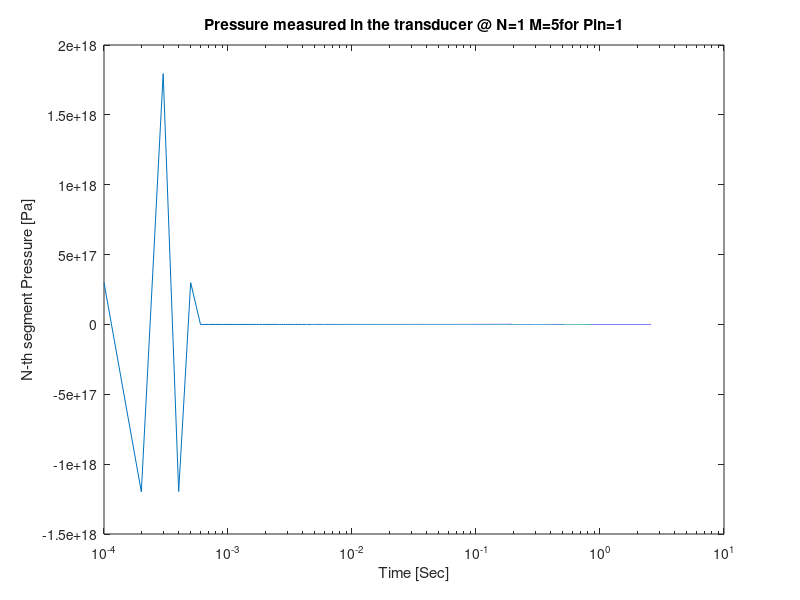
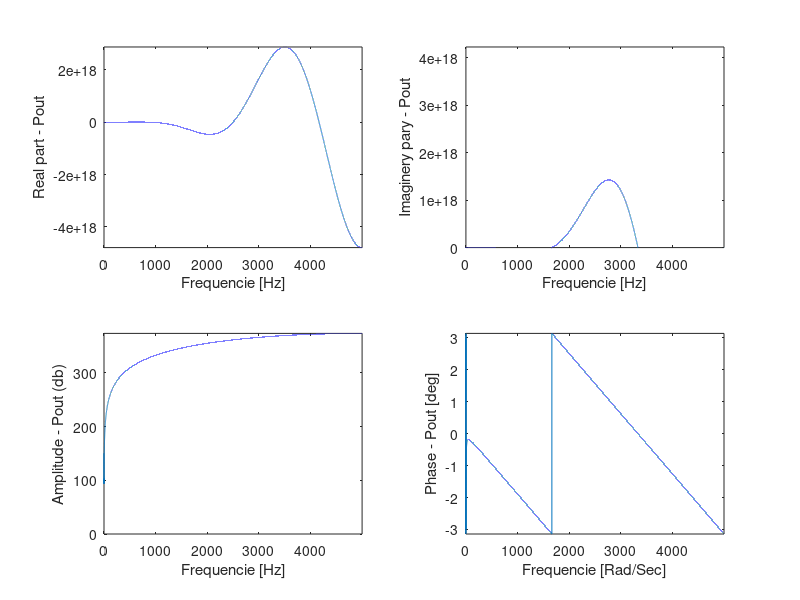
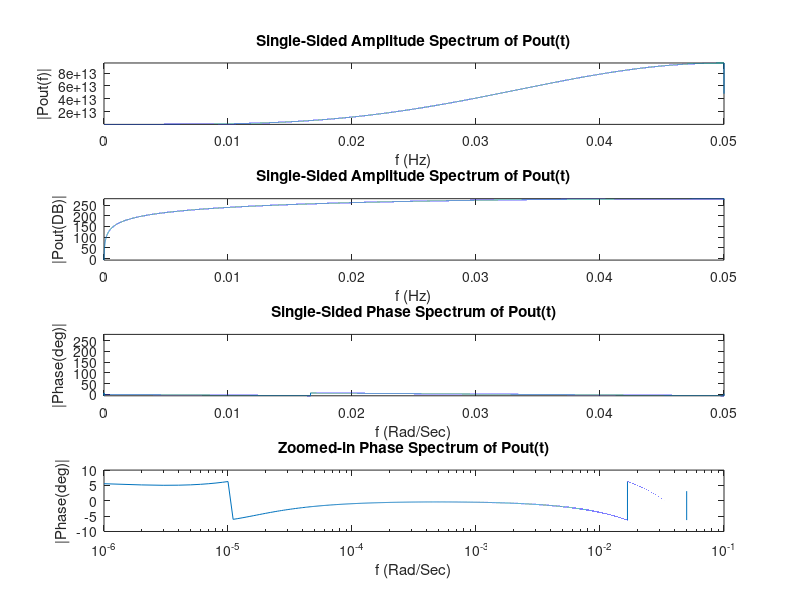

MATLAB code for these plots, in order:
%function [] = TubeTransducerModeling(N,M,Nloop)
%Collected model for a pressure transducer
%By: Gil Abir Cavalero & Meital Cohen-Adiv

%purpose: modeling a long thick tube with a thin tube connected to a pressure transducer
%         and compare different amount of N,M segments to indicate the performance of a
%         concatenated model of N tube segments, over a collected model of a tube:

%the model: Pin-|--/\/\/\--SSS--|-/\/\/\--SSS----...--/\/\/\--SSS-|-Pout
%               |               |                |                | 
%               |_______________|________________|..._____________|
%-------------------------------------------------------------------------

%define parameters:

%fluid vesocity of water
u=(0.8)*((10)^(-3)); %N*S/m^2 
%fluid density of water
d=1*10^3; %kg/m^3
%parameters for the tubes:
%_s for thin tube, _b for thick tube
%inner radius
ri_s=7*10^(-4); %m
ri_b=1.2*(10^(-3)); %m
%tube wall thickness
h_s=3*(10^(-4)); %m
h_b=6*(10^(-4)); %m
%length of tube
l_s=3.2*(10^(-2)); %m
l_b=0.6; %m
%elasticity coefficien
E_s=26*10^6; %N/m^2
E_b=11*10^6; %N/m^2

%segments for thick tube:
%Thick Tube compliance is Cb - For N segments - normal tube
Cb=(1.5*l_b*(ri_b^3))/(h_b*E_b);
%and resistance of
Rb = (8*l_b*u)/(pi*(ri_b^4));
%Fluid inertia is L
Lb=(d*l_b)/(pi*(ri_b)^2);


%final segment which represents thin tube with a sensor, will have a
%compliance of CN
%compliance for the transducer
Csensor=1*(10^(-12)); %m^5/N
%compliance for the thin tube
Cthintube = (1.5*l_s*(ri_s^3))/(h_s*E_s);
%total compliance of N segment (two parallel capacitors)
CM = ((Csensor)+(Cb));
%and resistance of
Rs = (8*l_s*u)/(pi*(ri_s^4));
%Fluid inertia is L
Ls=(d*l_s)/(pi*(ri_s)^2);

N=1;
M=5;
%set values for circuit simulation proccess:
%run the model for T time
T=10;
%in time steps of
dt=0.0001;
%excitation of the circuit with a step wave / Pressure inlet 
Pin=1; %Pa

%set matrix: rows represents time domain and columns represnt the n segment of
%in the model above
P=zeros((T/dt),N+M+1);
Q=zeros((T/dt),N+M+1);

%initialization stage:

%stimulate the circuit with a step for the voltage (Pressure-inlet
%modeling)
P(:,1)=Pin;
P(1,3)=0;
%state that we stimulate with zero current (flow modeling) excitation for the initial flow 
Q(:,:)=0;
if N==1 && M ==1 %Model mekubatz
    Qm=zeros(T/dt,2);
    for t=2:(T/dt)
        P(t,2) = Pin-((Rs+Rb)*Qm(t))-((Ls+Lb)*(Qm(t))-Qm(t-1))/dt;
        Qm(t) = (CM*((P(t,2))-P(t-1,2))/dt);
    end
    Pout = (P(:,2));
    lengthPout=length(Pout);
    time=(0:(T/(length(Pout)-1)):10);  
    logtime=log10(time+1);
    figure;
    semilogx(time,Pout)
    hold on
    xlabel('Time [Sec]')
    ylabel('Censor Pressure [Pa]')
    title(['Pressure measured in the transducer | Collected Model @ N=' num2str(N) ' M=' num2str(M)])
    figure(2)
    subplot(211)
    Fr=1/T;
    t=(0:length(Pout)-1)*T;
    Y=fft(Pout);
    P2 = abs(Y/length(Pout)-1);
    %focus on positive side of X-plane (sumetric to negetive)
    P1 = P2(1:lengthPout/2+1);
    P1(2:end-1) = 2*(P1(2:end-1));
    f= Fr*(0:(length(Pout)/2))/length(Pout);
    semilogx(f,P1)
    %plot(f,P1)
    title('Single-Sided Amplitude Spectrum of Pout(t)')
    xlabel('f (Hz)')
    ylabel('|Pout(f)|')
    %axis([0 max(f) min(P1) max(P1)])
    subplot(212)
    P1db=20*log10(abs(P1));
    semilogx(f,P1db)
    %plot(f,P1db)
    title('Single-Sided Amplitude Spectrum of Pout(t)')
    xlabel('f (Hz)')
    ylabel('|Pout(DB)|')
    %axis([0 max(f) min(P1db) max(P1db)])
    
    %as reference:
    syms s
    V=(1/(Lb+Ls)*CM)/((s^2)+((Rb+Rs)/((Lb+Ls))*s)+(1/(Lb+Ls)*CM));
    ilaplace(V);
    simplify(ilaplace(V));
    s=tf('s');
	H=(1/(Lb+Ls)*CM)/((s^2)+((Rb+Rs)/((Lb+Ls))*s)+(1/(Lb+Ls)*CM));
    figure(3)
    impulse(H);
    figure(4)
    bode(H);
else

    %Circuit is running:
    %start running on time-domain (i.e. lets build the columns of P & Q)
    for t=2:(T/dt)
        %KVL KCL on segment 1 of the model - step wave excitation (for all t,

        %segment 1 pressure is value Pi=1)
        %%P(t,1)=Pin;
        %%Q(t,1) = Q(t,1)-(Cthintube*((P(t,1))-P(t-1,1))/dt);
        %%P(t,1) = P(t,1)-(Rb*Q(t,1))-(Lb*((Q(t,1)-Q(t-1,1))/dt));

        %for each time step in the time domain, lets set values on all the
        %segments (i.e. lets build the rows of P & Q) - KVL & KCL for i-th segment
         %first part - thin tube
            for i=2:N
                P(t,i) = P(t,i-1)-(Rs*Q(t,i-1))-(Ls*(Q(t,i-1))-Q(t-1,i-1))/dt;
                Q(t,i) = Q(t,i-1)-(Cthintube*((P(t,i))-P(t-1,i))/dt);
            end
         %second part - thick tube
            for i=N+1:N+M
                P(t,i) = P(t,i-1)-(Rb*Q(t,i-1))-(Lb*(Q(t,i-1))-Q(t-1,i-1))/dt;
                Q(t,i) = Q(t,i-1)-(Cb*((P(t,i))-P(t-1,i))/dt);
            end
         %deal with Segment M seperatly, with his own Capacitor (thick last segment parallel to transducer).
            P(t,N+M+1) = P(t,N+M)-(Rb*Q(t,N+M))-(Lb*(Q(t,N+M))-Q(t-1,N+M))/dt;
            Q(t,N+M+1) = Q(t,N+M)-(CM*((P(t,N+M+1))-P(t-1,N+M+1))/dt);
    end


    Pout = (P(:,N+M+1))';
    %plotting and proccessing:
    %---------------------------
        %plot step response as function of N

    lengthPout=length(Pout);
    time=(0:(T/(length(Pout)-1)):10);  
    logtime=log10(time+1);
    figure;
    semilogx(time,Pout)
    hold on
    xlabel('Time [Sec]')
    ylabel('N-th segment Pressure [Pa]')
    title(['Pressure measured in the transducer @ N=' num2str(N) ' M=' num2str(M) 'for Pin=' num2str(Pin)])
    %zoom in on the steady state:
    %axis([0 0.001 min(Pout) max(Pout)])

        %...add more plotting here...

        %plot step response in frequencey domain as function of N

    %For Length of Pout equispaced points of Pout sampled at Fs Hz
    %(Square brackets indicate continuous time and frequency functions, Round brackets indicate discrete time and frequency functions):

    Fs=lengthPout/T; % Time sample rate, spaced by dt
    t = dt*(0:lengthPout-1); % Sampling times t(n) = dt*(n-1), n = 1:(N+M).
    %Pout(1:lengthPout)  Sampled function values x(n) = x[t = t(n)]
    T = (lengthPout)*dt; % Period of periodic reconstruction poutr =ifft(fft(pout))
                         % i.e., xr(n+N) = xr(n) corresponding to xr[t+T] = xr[t]
    Poutfft = fft(Pout); % Discrete Fourier Transform of Pout
    df = Fs/(lengthPout); % Frequency sample spacing (df = 1/T)
    f = df*(0:lengthPout-1); % Sampled frequencies f(n) = df*(n-1), n = 1:lengthPout.
    Poutfft(1:(lengthPout)); % Transform function values X(n) = X[f = f(n)]
    Fs = lengthPout*dt; % Transform period (i.e., X[f+Fs] = X(f);
                          % corresponding to X(n+lengthPout) = X(n);
    Poutb = fftshift(Poutfft); % Bipolar frequency version defined over
    fb = f-df*ceil((lengthPout-1)/2); % fb = df*[-(N+M+1)/2 : (lengthPout)/2-1] for (N+M+1) even
                                      % fb = df*[-(N+M+1)/2 : (lengthPout-1)/2]

    figure(2)
    subplot(221)
    plot(fb,real(Poutb))
    xlabel('Frequencie [Hz]')
    ylabel('Real part - Pout')
    axis([0 max(fb) min(real(Poutb)) max(real(Poutb))])
    subplot(222)
    plot(fb,imag(Poutb))
    xlabel('Frequencie [Hz]')
    ylabel('Imaginery pary - Pout')
    axis([0 max(fb) 0 max(imag(Poutb))])
    subplot(223)
    PoutbDB = 20*log10(abs(Poutb));
    plot(fb,PoutbDB)
    xlabel('Frequencie [Hz]')
    ylabel('Amplitude - Pout (db)')
    axis([0 max(fb) 0 max(PoutbDB)])
    subplot(224)
    plot(fb,angle(Poutb))
    xlabel('Frequencie [Rad/Sec]')
    ylabel('Phase - Pout [deg]')
    axis([0 max(fb) min(angle(Poutb)) max(angle(Poutb))])
    hold on

         %lets try in another way

    figure(3)
    subplot(411)
    Fr=1/T;
    t=(0:lengthPout-1)*T;
    Y=fft(Pout);
    P2 = abs(Y/lengthPout-1);
    %focus on positive side of X-plane (sumetric to negetive)
    P1 = P2(1:lengthPout/2+1);
    P1(2:end-1) = 2*(P1(2:end-1));
    f= Fr*(0:(lengthPout/2))/lengthPout;
    plot(f,P1)
    title('Single-Sided Amplitude Spectrum of Pout(t)')
    xlabel('f (Hz)')
    ylabel('|Pout(f)|')
    axis([0 max(f) min(P1) max(P1)])
    subplot(412)
    P1db=20*log10(abs(P1));
    plot(f,P1db)
    title('Single-Sided Amplitude Spectrum of Pout(t)')
    xlabel('f (Hz)')
    ylabel('|Pout(DB)|')
    axis([0 max(f) min(P1db) max(P1db)])
    subplot(413)
    P4 = angle(Y/lengthPout-1);
    P3 = P4(1:lengthPout/2+1);
    P3(2:end-1) = 2*(P3(2:end-1));
    plot(f,P3)
    title('Single-Sided Phase Spectrum of Pout(t)')
    xlabel('f (Rad/Sec)')
    ylabel('|Phase(deg)|')
    axis([0 max(f) min(P1db) max(P1db)])
    %zoom at crazy part of phase graph, non-linear pahse shit
    subplot(414)
    semilogx(f,P3);
    title('Zoomed-in Phase Spectrum of Pout(t)')
    xlabel('f (Rad/Sec)')
    ylabel('|Phase(deg)|')


        %plot bandwith with 5% accuracy as function of N

        %%plot rise time as function of N

        %plot delay time as function of N

        %plot time till steady state as function of N

        %...add some proccessing to optimize R as a vector, C as a vector for the different segments (find optimal R and C???)....
    %end
end